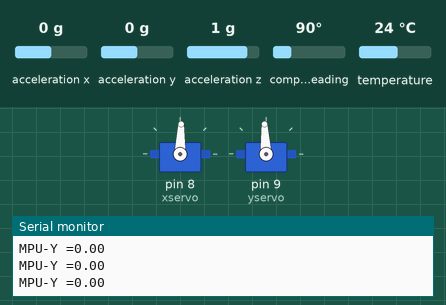
The sketch below on a simulated Arduino Uno, built with avr-gcc and run on an emulated ATmega328P. Shown: 2 × servo, the last lines printed to the serial monitor. The test bench sets the inputs (shaded band); at power-on: acceleration x 0 g, acceleration z 1 g, acceleration y 0 g, compass heading 90°, temperature 24 °C.

Above: at 7.2 s.
7.3 s: acceleration x set to -1.4 g
At 7.9 s:
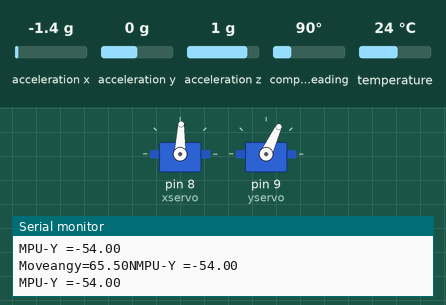
8.8 s: acceleration z set to 0 g
At 10.0 s:
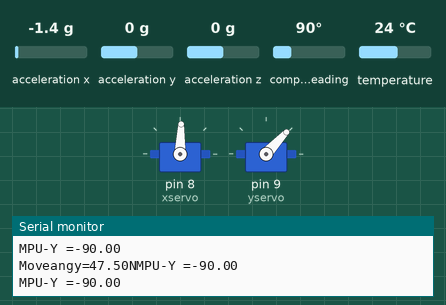
10.3 s: acceleration x set to 0.8 g
At 11.0 s:
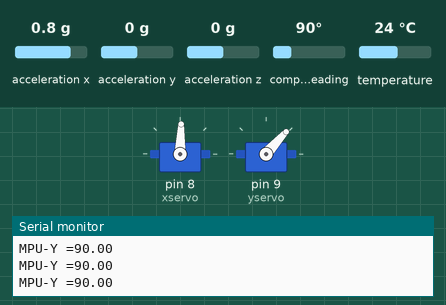
Timing chart, 0 to 13.3 s (numbered marks = the images above; inputs shaded):
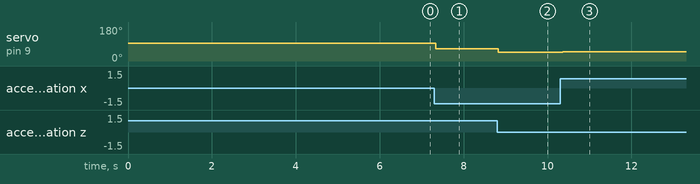

The sketch:

Level_Platform_Code_Upgrade.ino
```cpp
#include <Wire.h>
#include <Adafruit_Sensor.h>
#include <Adafruit_BNO055.h>
#include <utility/imumaths.h>
#include <Servo.h>

Servo xservo;
Servo yservo;

double levelx;
double levely;

double mpux;
double mpuy;

double findx;
double findy;

double moveangx;
double moveangy;

double mpulevelx;
double mpulevely;

double nmpuy;
int counter;
/* This driver reads raw data from the BNO055

   Connections
   ===========
   Connect SCL to analog 5
   Connect SDA to analog 4
   Connect VDD to 3.3V DC
   Connect GROUND to common ground

   History
   =======
   2015/MAR/03  - First release (KTOWN)
*/

/* Set the delay between fresh samples */
#define BNO055_SAMPLERATE_DELAY_MS (100)

Adafruit_BNO055 bno = Adafruit_BNO055();

/**************************************************************************/
/*
    Arduino setup function (automatically called at startup)
*/
/**************************************************************************/
void setup() {
  // put your setup code here, to run once:
Serial.begin(9600);
  Serial.println("Orientation Sensor Raw Data Test"); Serial.println("");

  /* Initialise the sensor */
  if(!bno.begin())
  {
    /* There was a problem detecting the BNO055 ... check your connections */
    Serial.print("Ooops, no BNO055 detected ... Check your wiring or I2C ADDR!");
    while(1);
  }

  delay(1000);


  /* Display the current temperature */
  int8_t temp = bno.getTemp();


  bno.setExtCrystalUse(true);

  Serial.println("Calibration status values: 0=uncalibrated, 3=fully calibrated");
  levelx = 88; //initial x level by motor angle
  levely = 93; //initial y level by motor angle

  mpulevelx = -180; //what is considered level by mpu value for x
  mpulevely = -1;  //what is considered level by mpu value for y

  counter = 0;

  xservo.attach(8); //attach motor to the correct pin
  yservo.attach(9); //attach motor to the correct pin

  xservo.write(levelx); //moves x servo
  yservo.write(levely); //moves y servo

  Serial.print("Motors set to initial position");

  delay (5000);
}

void loop() {

  imu::Vector<3> euler = bno.getVector(Adafruit_BNO055::VECTOR_EULER);

  /* Display the floating point data */

  mpux = round(euler.z()); //rounds the mpu values to move the motor and reduce noise for if statement
  mpuy = round(euler.y()); //rounds the mpu values to move the motor and reduce noise for if statement

  Serial.print("MPU-Y =");
  Serial.println(mpuy);
//yservo
if (mpuy ==-2 || mpuy == -1 || mpuy == 0){
  return;
}

if (mpuy <= -3 && mpuy >= -90) {
  findy = mpulevely + mpuy;
  moveangy = (findy/2) + levely;
  Serial.print("Moveangy=");
  Serial.print(moveangy);
  yservo.write(moveangy);
  counter = counter + 1;
  //Serial.print(counter);
  nmpuy = round(euler.y());
  Serial.print("NMPU-Y =");
  Serial.println(nmpuy);
}
if (mpuy >=1 && mpuy <= 90) {
  findy = mpulevely + mpuy;
  moveangy = levely - (findy/2);
  yservo.write(moveangy);
  Serial.print("MPU-Y =");
  Serial.println(mpuy);

}

}
```

Measured:
- after the input at 7.3 s, servo on pin 9 (yservo): 93° → 65° at once
- after the input at 8.8 s, servo on pin 9 (yservo): 65° → 47° at once
- after the input at 10.3 s, servo on pin 9 (yservo): 47° → 48° after 0.06 s
